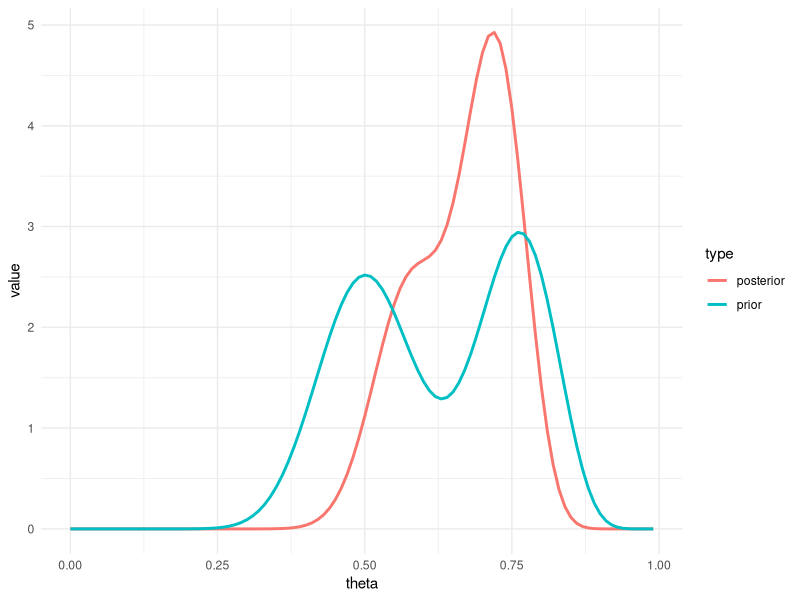

The R script that drew this image:
library(tidyverse)

normalize_logspace <- function(x) {
  ## x - log(sum(exp(x)))
  m <- max(x)
  log_sum_exp <- m + log(sum(exp(x - m)))
  x - log_sum_exp
}

eval_pdf <- function(thetas, weights, alpha) {
  M <- length(weights)
  p <- rep(0, length(thetas))

  for (k in seq_len(M)) {
    a <- alpha[k, 1]
    b <- alpha[k, 2]

    # mixture density formula: p(x) = sum_k w_k * Beta(x | a_k, b_k)
    p <- p + weights[k] * dbeta(thetas, a, b)
  }

  p
}

# # N_1 = 20 heads, N_0 = 10 tails
dataSS <- c(20, 10)

# Component 1: Beta(20,20) -> fair coin prior
# Component 2: Beta(30,10) -> biased towards heads prior
alphaPrior <- matrix(
  c(20, 20,
    30, 10),
  ncol = 2,
  byrow = TRUE
)

M <- 2
mixprior <- c(0.5, 0.5)

logmarglik <- numeric(M)

for (i in seq_len(M)) {
  # lbeta = log Beta function
  logmarglik[i] <-
    lbeta(alphaPrior[i, 1] + dataSS[1],   # a_k + N1
          alphaPrior[i, 2] + dataSS[2]) - # b_k + N0
    lbeta(alphaPrior[i, 1],               # a_k
          alphaPrior[i, 2])               # b_k
}

# Compute posterior mixing weights
# p(h=k | D) ∝ p(h=k) * p(D | h=k)
# We do this in log space: log(prior) + log(marginal)
# Then normalize using log-sum-exp trick, then exponentiate
mixpost <- exp(
  normalize_logspace(
    logmarglik +           # log p(D | h=k)
      log(mixprior)        # log p(h=k)
  )
)

# Posterior parameters: a' = a + N1, b' = b + N0
alphaPost <- alphaPrior +
  matrix(
    rep(dataSS, each = M),   # repeat dataSS for each component: [20,10,20,10]
    ncol = 2
  )

grid <- seq(0.0001, 0.9999, by = 0.01)

post <- eval_pdf(grid, mixpost, alphaPost)
prior <- eval_pdf(grid, mixprior, alphaPrior)

df <- tibble(
  theta = grid,
  prior = prior,
  posterior = post
) |>
  pivot_longer(
    -theta,
    names_to = "type",
    values_to = "value"
  )

ggplot(
  df,
  aes(theta, value, colour = type)
) +
  geom_line(linewidth = 1) +
  theme_minimal()

pbiased <- 0

for (k in seq_len(M)) {
  a <- alphaPost[k, 1]
  b <- alphaPost[k, 2]

  pbiased <- pbiased +
    mixpost[k] * (1 - pbeta(0.5, a, b))
}
pbiased

pbiasedSimple <- 1 -
  pbeta(
    0.5,
    alphaPost[1, 1],
    alphaPost[1, 2]
  )
pbiasedSimple
